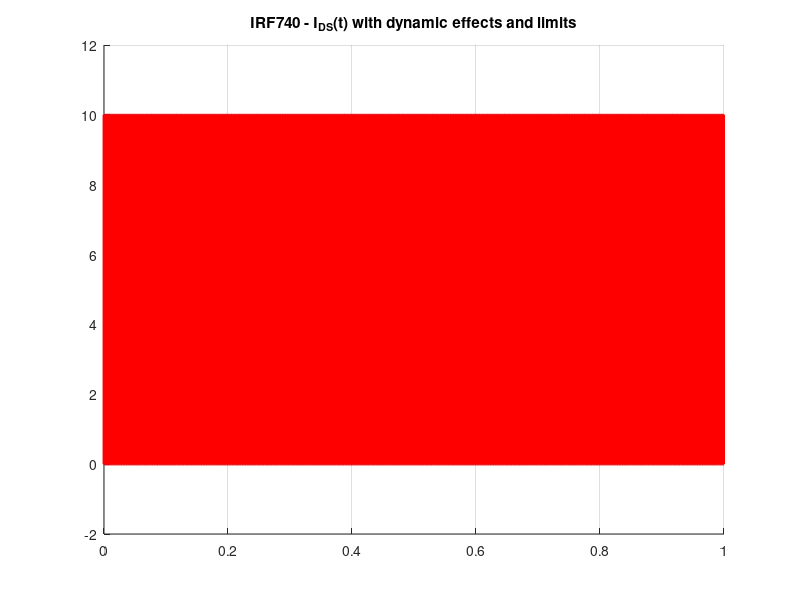

MATLAB code to generate this figure: (Note: this script raises an error after producing the figure.)
clear; clc;

% --- Static Model Parameters ---
Vth_25 = 4.7;             % Threshold voltage at 25°C [V]
KPLIN = 2.4;              % Linear region gain [A/V^2]
KPSAT = 8.84;             % Saturation region gain [A/V^2]
theta = 0.3;              % Early effect coefficient

% --- Parasitic Capacitances ---
Cgs = 1373e-12;           % Gate-source capacitance [F]
Cgd = 27e-12;             % Gate-drain capacitance [F]
Cds = 193e-12;            % Drain-source capacitance [F] – doesn't directly affect IDS

% --- Thermal Parameters ---
Tamb = 25;                % Ambient temperature [°C]
Rth_ja = 62;              % Thermal resistance junction-to-ambient [°C/W]
Cth = 0.5;                % Thermal capacitance [J/°C]
Rds_25 = 0.48;            % Rds(on) at 25°C [Ohm]
alpha = 0.005;            % Rds(on) temp coefficient [1/°C]
beta = 2.5e-3;            % Vth temperature coefficient [V/°C]
Tj_max = 150;             % Max junction temperature [°C]

% --- Current Limits ---
Imax_continuous = 10;     % Max continuous current [A]
Imax_pulse = 40;          % Max pulse current [A]
t_pulse_max = 100e-6;     % Max pulse duration [s]

% --- Time and Signals ---
t_max = 1;                            % Total simulation time [s]
n_points = 1e5;                       % Number of time steps
t = linspace(0, t_max, n_points);
dt = t(2) - t(1);

f_vgs = 1e3;                          % VGS frequency: 1 kHz
f_vds = 0.5e3;                        % VDS frequency: 0.5 kHz

VGS_t = 10 * sin(2*pi*f_vgs*t);       % VGS: 10 Vpp @ 1 kHz
VDS_t = 200 + 100 * sin(2*pi*f_vds*t + pi/4); % VDS: 200V offset + 100 Vpp @ 0.5 kHz

dVGS_dt = gradient(VGS_t, dt);
dVDS_dt = gradient(VDS_t, dt);

% --- Current and Temperature ---
IDS_static  = zeros(size(t));
IDS_dynamic = zeros(size(t));
Tj_t        = zeros(size(t));           % Junction temperature
Rds_t       = zeros(size(t));
Vth_t       = zeros(size(t));

% Initialize temperature
Tj_t(1) = Tamb;

for i = 1:length(t)
    VGS = VGS_t(i);
    VDS = VDS_t(i);

    % --- Dynamic Junction Temperature (RC Model) ---
    if i == 1
        Tj = Tamb;
    else
        P_diss = IDS_dynamic(i-1)^2 * Rds_t(i-1);  % Power loss
        dT = dt / Cth * (P_diss - (Tj_t(i-1) - Tamb) / Rth_ja);
        Tj = Tj_t(i-1) + dT;
    end
    Tj_t(i) = Tj;

    % Thermal shutdown protection
    if Tj > Tj_max
        IDS_static(i) = 0;
        IDS_dynamic(i) = 0;
        Rds_t(i) = Rds_25 * (1 + alpha * (Tj - 25));
        Vth_t(i) = Vth_25 - beta * (Tj - 25);
        continue;  % Skip to next time step
    end

    % --- Update temperature-dependent parameters ---
    Rds = Rds_25 * (1 + alpha * (Tj - 25));
    Vth = Vth_25 - beta * (Tj - 25);
    Rds_t(i) = Rds;
    Vth_t(i) = Vth;

    % --- Static Current Calculation ---
    if VGS <= Vth
        IDS_static(i) = 0;
    elseif VDS < VGS - Vth
        IDS_static(i) = (KPLIN * ((VGS - Vth) * VDS - ...
                         (0.5 * KPLIN / KPSAT * VDS^2))) / ...
                         (1 + theta * VDS);
    else
        VDS_border = VGS - Vth;
        ID_border = (KPLIN * ((VGS - Vth) * VDS_border - ...
                     (0.5 * KPLIN / KPSAT * VDS_border^2))) / ...
                     (1 + theta * VDS_border);
        IDS_static(i) = ID_border * (1 + theta * (VDS - VDS_border));
    end

    % Clamp static current
    IDS_static(i) = min(IDS_static(i), Imax_continuous);

    % --- Dynamic Current (includes capacitive effects) ---
    IDS_dynamic(i) = IDS_static(i) + ...
                     (Cgs + Cgd) * dVGS_dt(i) - Cgd * dVDS_dt(i);
end

% --- Pulse current limiting ---
in_pulse = false;
pulse_duration = 0;

for i = 1:length(t)
    if IDS_dynamic(i) > Imax_continuous
        if ~in_pulse
            in_pulse = true;
            pulse_duration = dt;
        else
            pulse_duration = pulse_duration + dt;
        end

        if IDS_dynamic(i) > Imax_pulse || pulse_duration > t_pulse_max
            IDS_dynamic(i) = Imax_continuous;
        end
    else
        in_pulse = false;
        pulse_duration = 0;
    end
end

%% --- Plot 1: IDS vs Time ---
figure; hold on; grid on;
title('IRF740 - I_{DS}(t) with dynamic effects and limits');
plot(t, IDS_static, 'b--', 'DisplayName', 'Static I_{DS}');
plot(t, IDS_dynamic, 'r', 'LineWidth', 2, 'DisplayName', 'Dynamic I_{DS}');
yline(Imax_continuous, 'k--', 'LineWidth', 1.5, 'DisplayName', '10 A Limit');
yline(Imax_pulse, 'm--', 'LineWidth', 1.2, 'DisplayName', '40 A Limit');
xlabel('Time [s]');
ylabel('I_{DS} [A]');
legend;

%% --- Plot 2: IDS vs VDS ---
figure; hold on; grid on;
title('IRF740 - I_{DS}(V_{DS}) with dynamic effects');
plot(VDS_t, IDS_dynamic, 'r', 'LineWidth', 1.5, 'DisplayName', 'Dynamic I_{DS}');
plot(VDS_t, IDS_static, 'b--', 'LineWidth', 1, 'DisplayName', 'Static I_{DS}');
yline(Imax_continuous, 'k--', 'LineWidth', 1.5, 'DisplayName', '10 A Limit');
yline(Imax_pulse, 'm--', 'LineWidth', 1.2, 'DisplayName', '40 A Limit');
xlabel('V_{DS} [V]');
ylabel('I_{DS} [A]');
legend;

%% --- Plot 3: Junction Temperature over Time ---
figure; hold on; grid on;
title('Junction Temperature T_j(t)');
plot(t, Tj_t, 'm', 'LineWidth', 1.5);
yline(Tj_max, 'k--', 'DisplayName', 'T_{j max} = 150°C');
xlabel('Time [s]');
ylabel('T_j [°C]');
legend;
